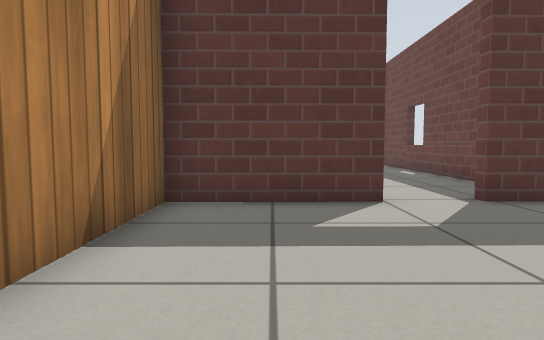
view 1 (above)

16 first-person views from a walk through a Gazebo world. The camera is 0.5 m above the floor, tilts 4° down and sees 75° across. The floor is counted in squares, 0.5 m on a side. Each view is taken from the middle of a square. On the plan, view 1 faces up. The plan holds only what a view shows up to about 13 squares ahead; the rest is blank. Simple patterns stand in for the simulator's built-in surfaces.

view 2
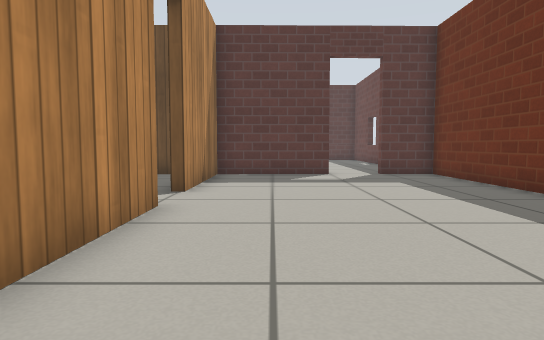

view 3
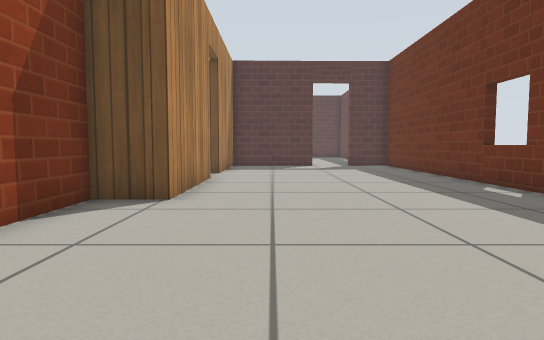

view 4
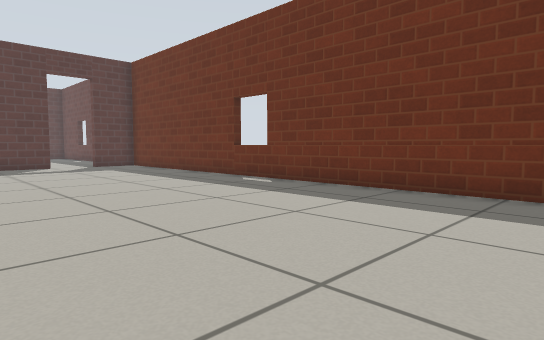

view 5
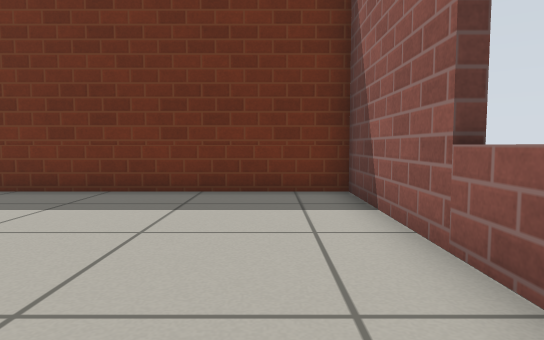

view 6
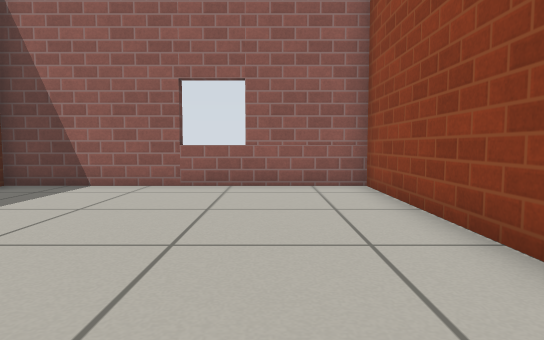

view 7
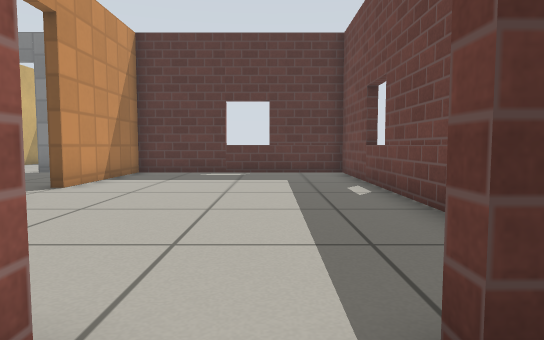

view 8
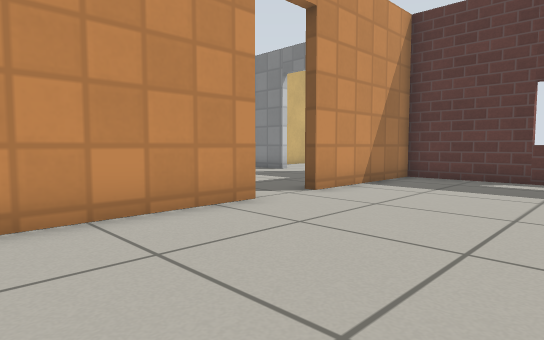

view 9
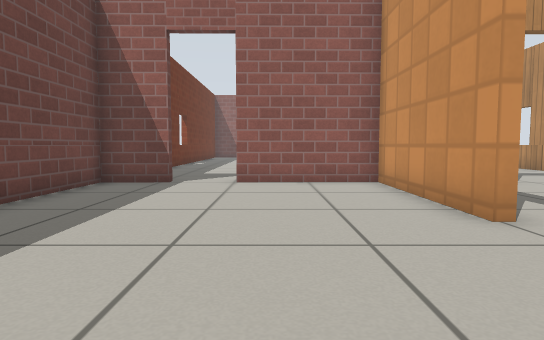

view 10
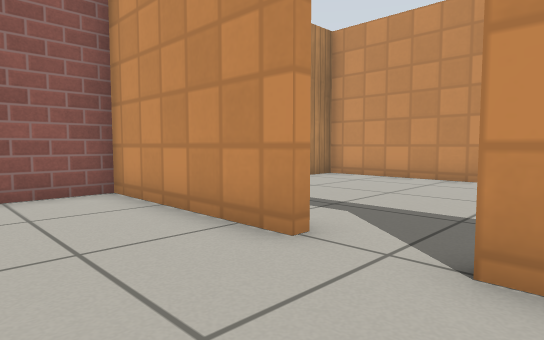

view 11
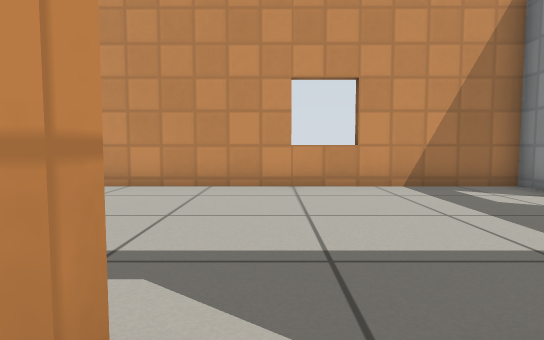

view 12
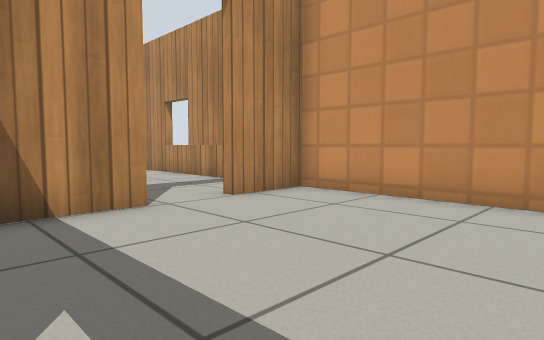

view 13
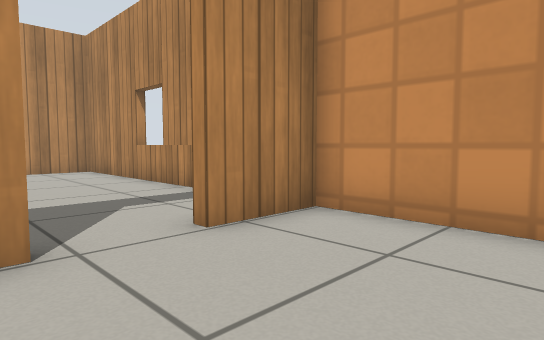

view 14
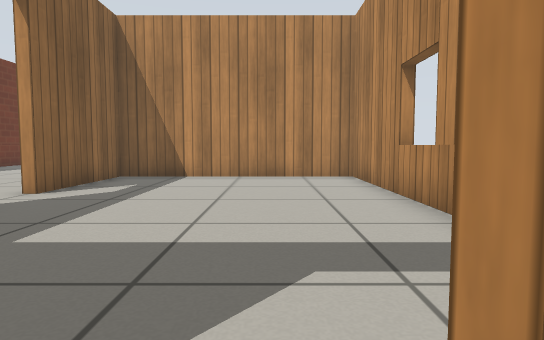

view 15
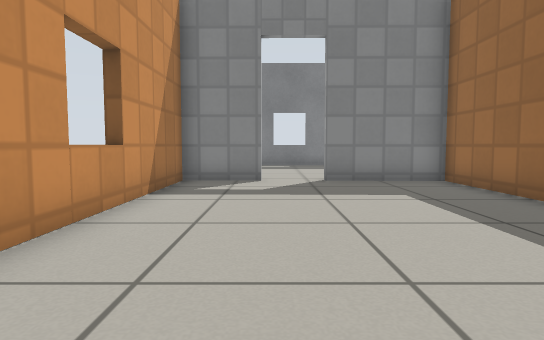

view 16
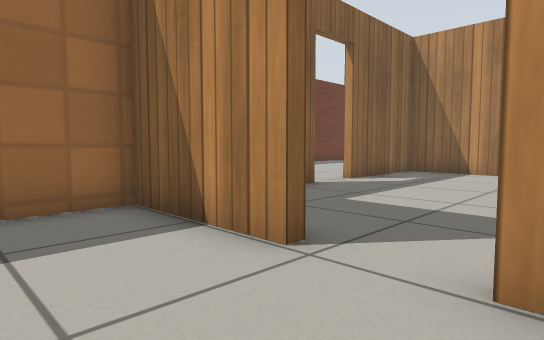

### Floor plan
Points are (right, up) in squares from view 1. A wall is a line through its corners. A room is listed if a view was taken in it or the views show most of it. See-through windows are left out.
Room 1 (views 1, 2, 3, 4, 5, 6, 7)
walls: (-1.9, -0.1) (-1.9, -4.6) (-3.3, -4.6) (-3.3, -12.7) (5.6, -12.7) (5.6, 6.2) (3.7, 6.2); (2, 6.2) (-1.9, 6.1); (-1.9, 6.4) (-1.9, 1.6)
ways out: open door at (2.5, 6) to room 2; open door at (-2, 0.5) to room 4
Room 2 (views 8, 9, 10, 11)
walls: (-1.9, 11.5) (-1.9, 6.4) (2, 6.4); (3.6, 6.4) (5.6, 6.4) (5.6, 17.9) (-1.9, 17.9) (-1.9, 13.2)
ways out: open door at (2.5, 6) to room 1; open door at (-2, 12.5) to room 3
Room 3 (views 12, 13, 14, 15, 16)
walls: (-2.2, 14.2) (-2.2, 17.9) (-5.5, 17.9); (-5.7, 6.4) (-1.9, 6.4); (-7.3, 18) (-9.5, 18) (-9.6, 6.4) (-7.4, 6.4); (-2.2, 6.4) (-2.2, 8.4)
ways out: open door at (-2, 12.5) to room 2; open door at (-6.5, 6) to room 4; open door at (-6.5, 18)
Room 4 (no view inside)
walls: (-2.2, 1.6) (-2.2, 2); (-9.6, 3.4) (-9.6, -4.3) (-2.2, -4.3) (-2.2, -0.1); (-3.4, 6.1) (-4, 6.1)
ways out: open door at (-2, 0.5) to room 1; open door at (-6.5, 6) to room 3

Positions as (right, up) in squares from view 1, and headings:
1: (0, 0), facing up
2: (0, -6), facing up
3: (0, -11), facing up
4: (-2, -11), facing up-right
5: (-2, -11), facing right
6: (-1, -4), facing down
7: (3, 5), facing up
8: (3, 7), facing up-left
9: (1, 16), facing down
10: (1, 14), facing down-left
11: (-1, 12), facing left
12: (-3, 12), facing down-left
13: (-5, 10), facing down-left
14: (-7, 7), facing down
15: (-7, 8), facing up
16: (-8, 9), facing down-right
